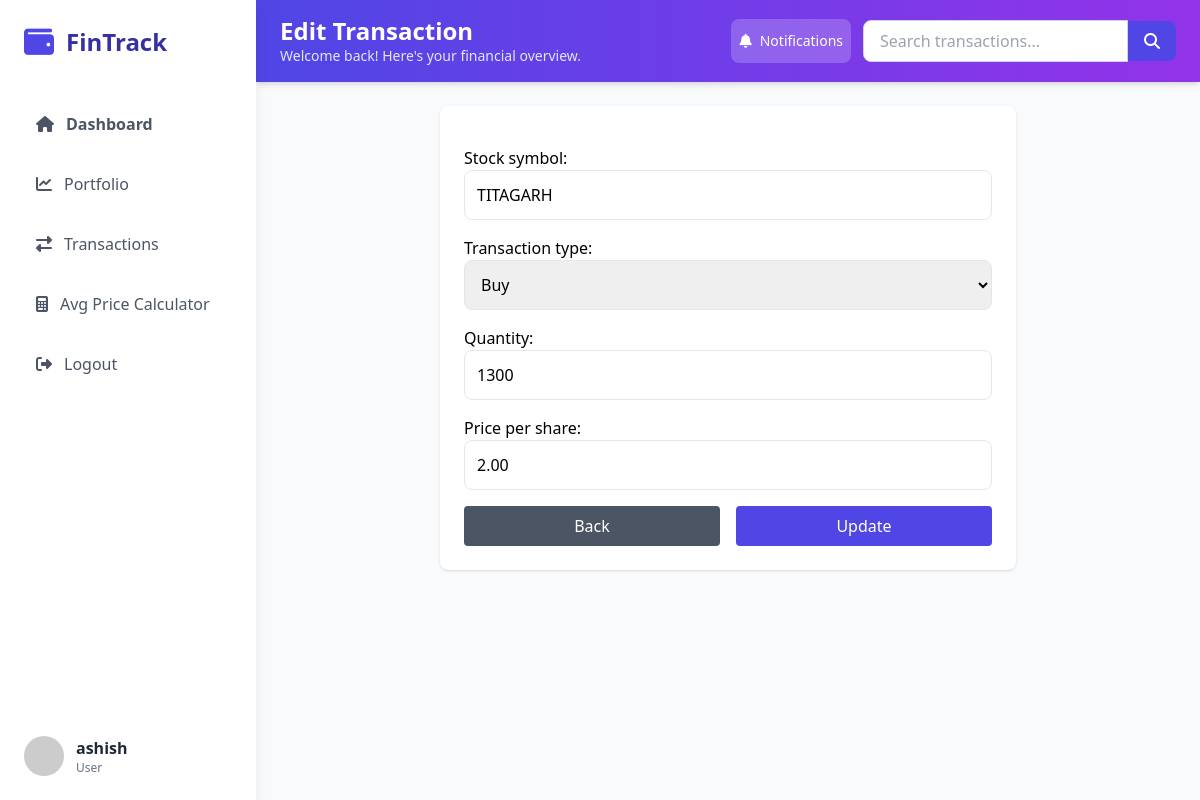
Screenshot of /transaction/1928/edit/ (signed in) with the database file from the repository.
### stocks/models.py (models this page shows, shortened)
class StockTransaction(models.Model):
    TRANSACTION_TYPES = (
        ("BUY", "Buy"),
        ("SELL", "Sell"),
    )
    user = models.ForeignKey(User, on_delete=models.CASCADE)
    stock_symbol = models.CharField(max_length=10)
    transaction_type = models.CharField(max_length=4, choices=TRANSACTION_TYPES)
    quantity = models.PositiveIntegerField()
    price_per_share = models.DecimalField(max_digits=10, decimal_places=2)
    transaction_date = models.DateTimeField(auto_now_add=True)

### stocks/views.py (the view)
# urls.py: path("transaction/<int:pk>/edit/", views.edit_transaction, name="edit_transaction"),
@login_required
def edit_transaction(request, pk):
    transaction = get_object_or_404(StockTransaction, pk=pk)
    if request.method == "POST":
        form = StockTransactionForm(request.POST, instance=transaction)
        if form.is_valid():
            form.save()
            messages.success(request, "Transaction updated successfully.")
            return redirect("search_transactions")
    else:
        form = StockTransactionForm(instance=transaction)
    return render(
        request, "edit_transactions.html", {"form": form, "transaction": transaction}
    )

### stocks/forms.py
class StockTransactionForm(forms.ModelForm):
    class Meta:
        model = StockTransaction
        fields = ["stock_symbol", "transaction_type", "quantity", "price_per_share"]
        widgets = {
            "stock_symbol": forms.TextInput(
                attrs={
                    "class": "w-full p-3 border rounded-lg focus:border-indigo-600 focus:outline-none"
                }
            ),
            "transaction_type": forms.Select(
                attrs={
                    "class": "w-full p-3 border rounded-lg focus:border-indigo-600 focus:outline-none"
                }
            ),
            "quantity": forms.NumberInput(
                attrs={
                    "class": "w-full p-3 border rounded-lg focus:border-indigo-600 focus:outline-none"
                }
            ),
            "price_per_share": forms.NumberInput(
                attrs={
                    "step": "0.01",
                    "class": "w-full p-3 border rounded-lg focus:border-indigo-600 focus:outline-none",
                }
            ),
        }

### stocks/templates/edit_transactions.html (shortened to what this page needs)
{% extends 'base.html' %}
{% block header_title %}Edit Transaction{% endblock %}
{% block content %}
<div class="max-w-xl mx-auto bg-white shadow p-6 rounded-lg">
    <form method="post" class="space-y-4">
        {{ form.as_p }}
        <div class="flex justify-between">
            <a href="{% url 'home' %}" class="w-1/2 mr-2 text-center bg-gray-600 text-white px-4 py-2 rounded hover:bg-gray-700">Back</a>
            <button type="submit" class="w-1/2 ml-2 bg-indigo-600 text-white px-4 py-2 rounded hover:bg-indigo-700">Update</button>
        </div>
    </form>
</div>
{% endblock %}

### stocks/templates/base.html (shortened to what this page needs)
{% load static %}
<!DOCTYPE html>
<html lang="en">
<head>
    <script src="https://cdn.tailwindcss.com"></script>
    <link rel="stylesheet" href="https://cdnjs.cloudflare.com/ajax/libs/font-awesome/6.4.0/css/all.min.css">
    <link rel="stylesheet" href="{% static 'css/styles.css' %}">
</head>
<body class="bg-gray-50 font-sans">
    <div id="sidebar" class="sidebar fixed h-screen w-64 bg-white shadow-lg z-40 md:block">
        <div class="p-6">
            <div class="flex items-center mb-10">
                <i class="fas fa-wallet text-indigo-600 text-3xl mr-3"></i>
                <h1 class="text-2xl font-bold text-indigo-800">FinTrack</h1>
            </div>
            <nav>
                <ul class="space-y-3">
                    {% for link in request.sidebar_nav_links %}
                    <li>
                        <a href="{{ link.url }}" class="flex items-center p-3 rounded-lg {% if link.is_active %}bg-indigo-50 text-indigo-600{% else %}text-gray-600 hover:bg-indigo-50 hover:text-indigo-600{% endif %} {% if link.font_semibold %}font-semibold{% endif %}">
                            <i class="fas {{ link.icon }} mr-3"></i>
                            {{ link.name }}
                        </a>
                    </li>
                    {% endfor %}
                </ul>
            </nav>
        </div>
        {% if request.sidebar_user %}
        <div class="absolute bottom-0 w-full p-6">
            <div class="flex items-center">
                <img src="https://randomuser.me/api/portraits/women/44.jpg" class="w-10 h-10 rounded-full mr-3" alt="User">
                <div>
                    <p class="font-semibold text-gray-800">{{ request.sidebar_user.username }}</p>
                    <p class="text-xs text-gray-500">{{ request.sidebar_user.is_staff|yesno:"Admin,User" }}
                </div>
            </div>
        </div>
        {% endif %}
    </div>
    <div class="md:ml-64 min-h-screen main-content">
        <header class="bg-gradient-to-r from-indigo-600 to-purple-600 text-white px-6 py-4 shadow-md">
            <div class="flex flex-col md:flex-row justify-between items-start md:items-center gap-4">
                <div>
                    <h2 class="text-2xl font-bold leading-tight">{% block header_title %}Dashboard{% endblock %}</h2>
                    <p class="text-indigo-100 text-sm">{% block header_subtitle %}Welcome back! Here's your financial overview.{% endblock %}</p>
                </div>
                <div class="flex items-center gap-3">
                    <button class="flex items-center gap-2 px-2 py-3 bg-white bg-white/20 hover:bg-white/30 hover:bg-blue-700 rounded-lg transition text-sm">
                        <i class="fas fa-bell"></i>
                        <span class="hidden md:inline">Notifications</span>
                    </button>
                    <form method="get" action="{% url 'search_transactions' %}" class="flex items-center mt-4 md:mt-0">
                        <input type="text" name="q" placeholder="Search transactions..." value="{{ request.GET.q }}"
                               class="px-4 py-2 rounded-l-lg border border-gray-300 focus:outline-none focus:ring-2 focus:ring-indigo-400 text-black">
                        <button type="submit" class="bg-indigo-600 text-white px-4 py-2 rounded-r-lg hover:bg-indigo-700">
                            <i class="fas fa-search"></i>
                        </button>
                    </form>
                </div>
            </div>
        </header>
        <div class="p-6">
            {% block content %}
            {% endblock %}
        </div>
    </div>
</body>
</html>

### stocks/static/css/styles.css (style rules this page uses)
body { font-family: Arial, sans-serif; }
.sidebar { transition: all 0.3s ease; }
input, select { transition: border-color 0.3s; }
button { transition: background-color 0.3s, transform 0.3s; }

### rows the page displays
StockTransaction: stock_symbol "TITAGARH", transaction_type "Buy", quantity "1300", price_per_share "2.00"

### other values shown
{{ link.name }} "Dashboard" "Portfolio" "Transactions" "Avg Price Calculator" "Logout"
{{ request.sidebar_user.username }} "ashish"
{{ request.sidebar_user.is_staff|yesno:"Admin,User" }} "User"
